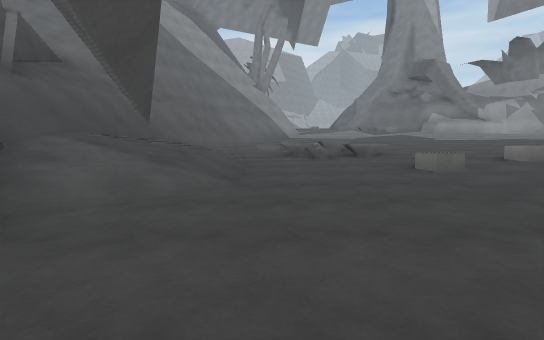
[1] (above)

13 first-person views from a walk through a 3-D level made in the Unity game engine. The camera is 1.2 m above the floor, tilts 4° down and sees 80° across. The floor is counted in squares, 2 m on a side. Each view is taken from the middle of a square. On the plan, view 1 faces up. The plan holds only what a view shows up to about 10 squares ahead; the rest is blank. The place goes on beyond the plan. Surface patterns are stand-ins for the level's own textures.

[2]
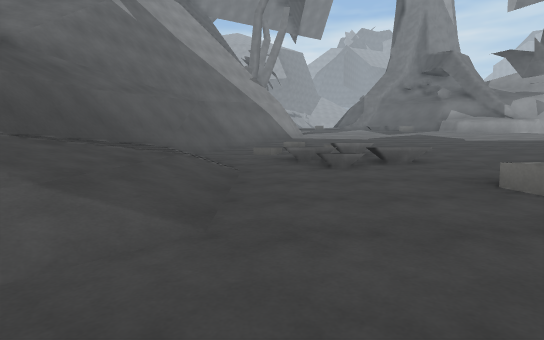

[3]
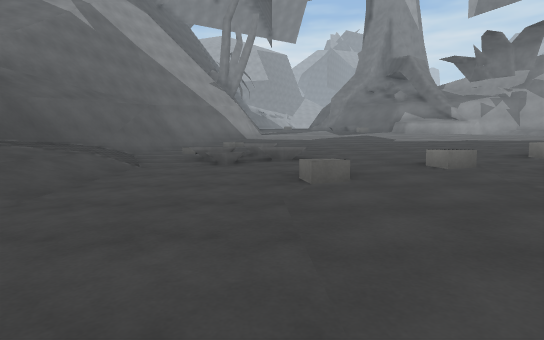

[4]
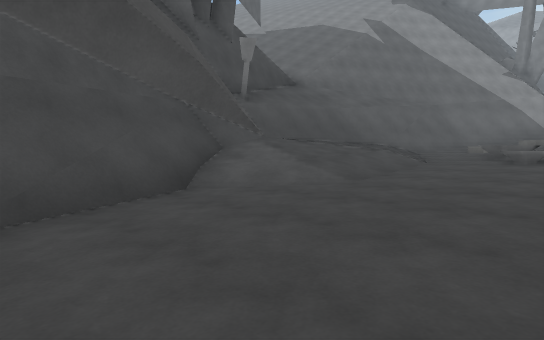

[5]
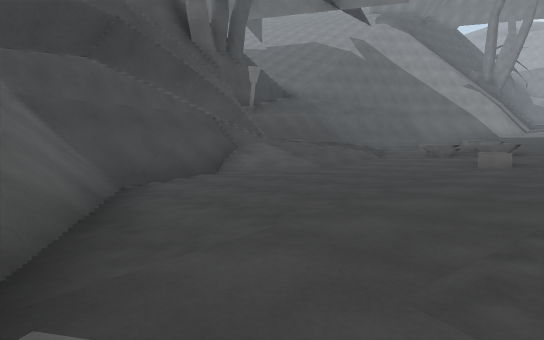

[6]
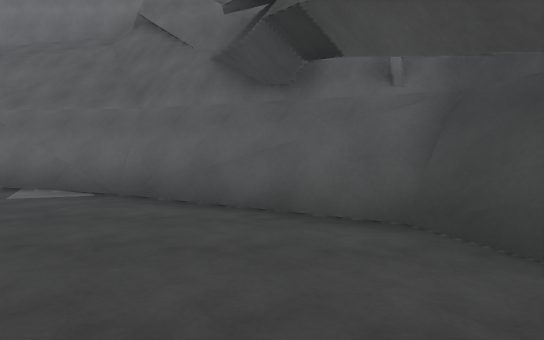

[7]
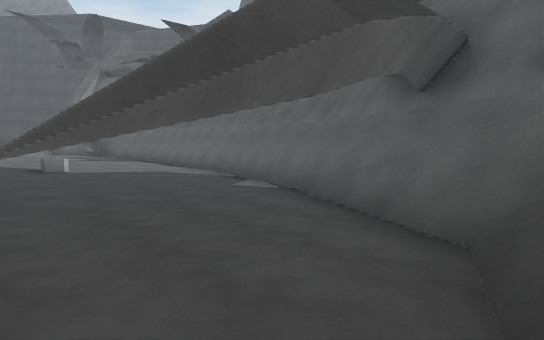

[8]
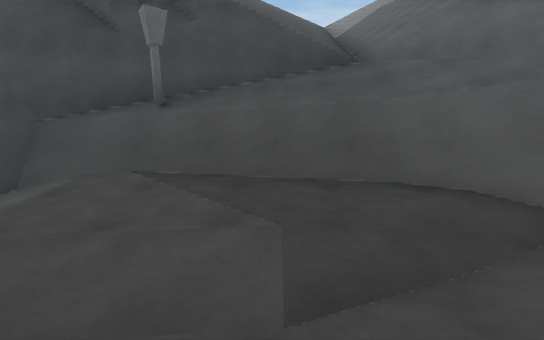

[9]
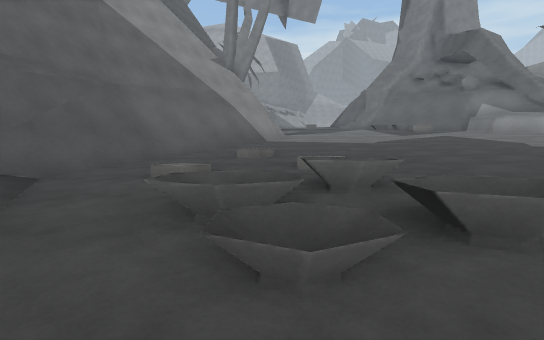

[10]
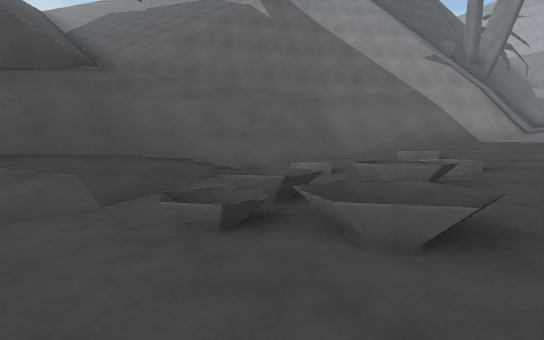

[11]
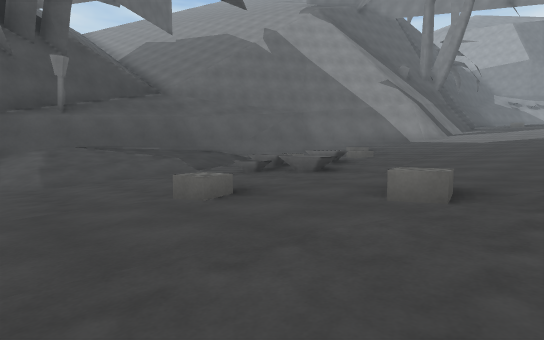

[12]
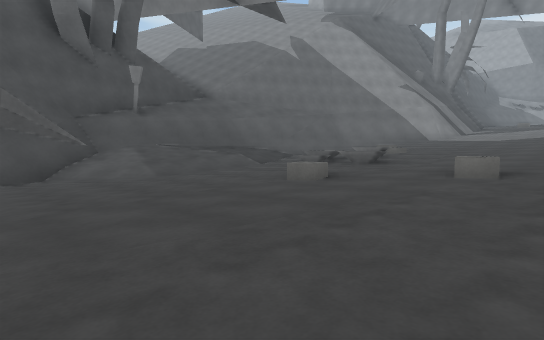

[13]
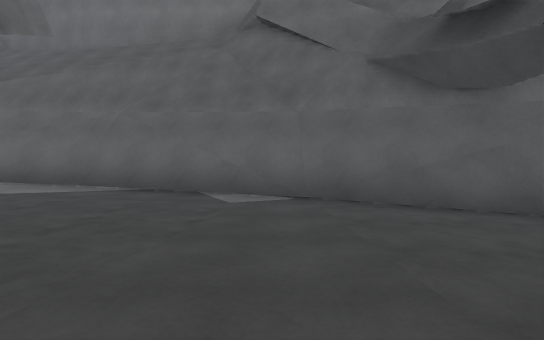

### Floor plan
Key: @ floor where view 1 was taken; # wall or solid block; x gap in a wall; . main floor; : floor 0.75 m higher than the main floor; + floor 1.5 m higher than the main floor; / step, stairs or slope; = window, fence, low wall or low ledge; ^ raised ledge; v drop or lower ground; O other object.
Columns run from 9 left of view 1 to 6 right of it. Each row starts with its distance up from view 1.
 11 ////vv##++++++++
 10 ////v ##:/+/++++
  9 /////##/::/O::++
  8  ////##+:/O/::::
  7 x///v##+/:/O::::
  6     ##=+/.::::O:
  5     ##=+:...O:::
  4     ##=//......:
  3      #//#.......
  2      ##/........
  1      ###........
  0       ##.@......
 -1       #///......
 -2       ######....
 -3           ######
 -4            v  ##
 -5           vvv^
 -6             /^^^
 -7              ###

Positions as (right, up) in squares from view 1, and headings:
1: (0, 0), facing up
2: (0, 2), facing up
3: (2, 1), facing up
4: (2, 0), facing up-left
5: (4, -2), facing up-left
6: (0, 3), facing down
7: (-2, 3), facing down-right
8: (1, 7), facing left
9: (1, 6), facing up
10: (3, 6), facing up-left
11: (6, 3), facing up-left
12: (6, 1), facing up-left
13: (3, 3), facing down
